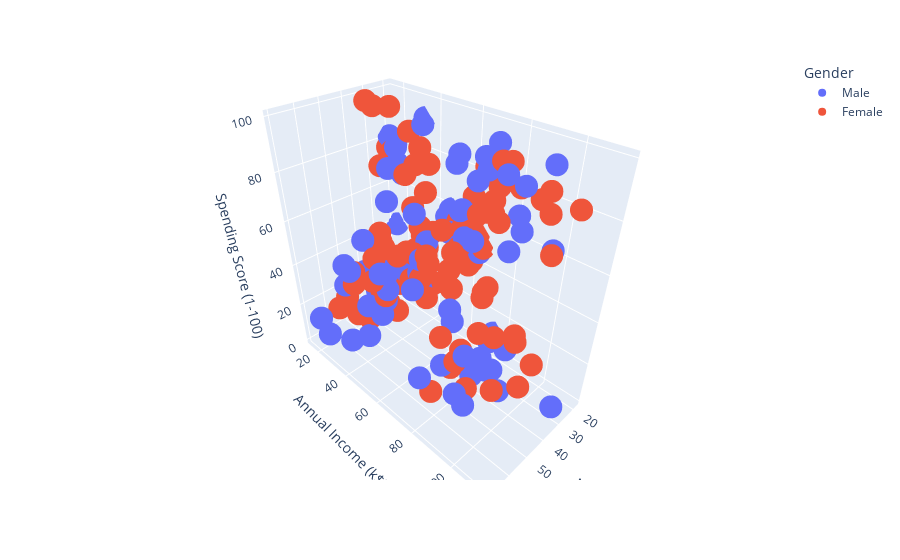

Notebook code cell kept with this figure:
### Markdown cell above
### Multi-Variant Analysis

### Code cell
import plotly.express as px
plt.figure(figsize=(8,6))
fig = px.scatter_3d(df,x='Age',y='Annual Income (k$)',z='Spending Score (1-100)',color='Gender')
fig.show()

### Figure 1 — Plotly figure (JSON) as saved in the notebook; plotly's stock layout.template omitted (floating-point values rounded to 4 significant figures)
{"data": [{"hovertemplate": "Gender=Male<br>Age=%{x}<br>Annual Income (k$)=%{y}<br>Spending Score (1-100)=%{z}<extra></extra>", "legendgroup": "Male", "marker": {"color": "#636efa", "symbol": "circle"}, "mode": "markers", "name": "Male", "scene": "scene", "showlegend": true, "type": "scatter3d", "x": [19, 21, 64, 67, 37, 22, 20, 52, 35, 25, 31, 29, 35, 60, 53, 18, 24, 48, 33, 59, 47, 69, 53, 70, 19, 63, 18, 19, 70, 59, 26, 40, 57, 38, 67, 48, 18, 48, 24, 48, 20, 67, 26, 49, 54, 68, 66, 65, 19, 27, 39, 43, 40, 59, 38, 47, 39, 20, 32, 19, 32, 25, 28, 48, 34, 43, 39, 37, 34, 19, 50, 42, 32, 40, 28, 36, 36, 58, 27, 59, 35, 46, 30, 28, 33], "y": [15, 15, 19, 19, 20, 20, 21, 23, 24, 24, 25, 28, 28, 30, 33, 33, 38, 39, 42, 43, 43, 44, 46, 46, 46, 48, 48, 48, 49, 54, 54, 54, 54, 54, 54, 54, 59, 60, 60, 61, 61, 62, 62, 62, 63, 63, 63, 63, 64, 67, 69, 71, 71, 71, 71, 71, 71, 73, 73, 74, 75, 77, 77, 77, 78, 78, 78, 78, 78, 81, 85, 86, 87, 87, 87, 87, 87, 88, 88, 93, 93, 98, 99, 101, 113], "z": [39, 81, 3, 14, 13, 79, 66, 29, 35, 73, 73, 82, 61, 4, 4, 92, 92, 36, 60, 60, 41, 46, 46, 56, 55, 51, 59, 59, 55, 47, 54, 48, 51, 55, 41, 46, 41, 49, 52, 42, 49, 59, 55, 56, 46, 43, 48, 52, 46, 56, 91, 35, 95, 11, 75, 9, 75, 5, 73, 10, 93, 12, 97, 36, 90, 17, 88, 1, 1, 5, 26, 20, 63, 13, 75, 10, 92, 15, 69, 14, 90, 15, 97, 68, 8]}, {"hovertemplate": "Gender=Female<br>Age=%{x}<br>Annual Income (k$)=%{y}<br>Spending Score (1-100)=%{z}<extra></extra>", "legendgroup": "Female", "marker": {"color": "#EF553B", "symbol": "circle"}, "mode": "markers", "name": "Female", "scene": "scene", "showlegend": true, "type": "scatter3d", "x": [20, 23, 31, 22, 35, 23, 30, 35, 58, 24, 35, 35, 46, 54, 45, 40, 23, 21, 49, 21, 42, 30, 36, 20, 65, 31, 49, 24, 50, 27, 29, 31, 49, 31, 50, 51, 27, 67, 54, 43, 68, 32, 47, 60, 60, 45, 23, 49, 46, 21, 55, 22, 34, 50, 68, 40, 32, 47, 27, 23, 49, 21, 66, 19, 38, 18, 19, 63, 49, 51, 50, 38, 40, 23, 31, 25, 31, 29, 44, 35, 57, 28, 32, 32, 34, 44, 38, 47, 27, 30, 30, 56, 29, 31, 36, 33, 36, 52, 30, 37, 32, 29, 41, 54, 41, 36, 34, 32, 38], "y": [16, 16, 17, 17, 18, 18, 19, 19, 20, 20, 21, 23, 25, 28, 28, 29, 29, 30, 33, 33, 34, 34, 37, 37, 38, 39, 39, 39, 40, 40, 40, 40, 42, 43, 43, 44, 46, 47, 47, 48, 48, 48, 49, 50, 50, 54, 54, 54, 54, 54, 57, 57, 58, 58, 59, 60, 60, 60, 60, 62, 62, 62, 63, 63, 64, 65, 65, 65, 65, 67, 67, 67, 69, 70, 70, 72, 72, 73, 73, 74, 75, 76, 76, 77, 78, 78, 78, 78, 78, 78, 78, 79, 79, 81, 85, 86, 87, 88, 88, 97, 97, 98, 99, 101, 103, 103, 103, 103, 113], "z": [6, 77, 40, 76, 6, 94, 72, 99, 15, 77, 35, 98, 5, 14, 32, 31, 87, 73, 14, 81, 17, 73, 26, 75, 35, 61, 28, 65, 55, 47, 42, 42, 52, 54, 45, 50, 51, 52, 59, 50, 48, 47, 42, 49, 56, 53, 52, 42, 44, 57, 58, 55, 60, 46, 55, 40, 42, 47, 50, 41, 48, 42, 50, 54, 42, 48, 50, 43, 59, 43, 57, 40, 58, 29, 77, 34, 71, 88, 7, 72, 5, 40, 87, 74, 22, 20, 76, 16, 89, 78, 73, 35, 83, 93, 75, 95, 27, 13, 86, 32, 86, 88, 39, 24, 17, 85, 23, 69, 91]}], "layout": {"legend": {"title": {"text": "Gender"}, "tracegroupgap": 0}, "margin": {"t": 60}, "scene": {"domain": {"x": [0, 1], "y": [0, 1]}, "xaxis": {"title": {"text": "Age"}}, "yaxis": {"title": {"text": "Annual Income (k$)"}}, "zaxis": {"title": {"text": "Spending Score (1-100)"}}}}}
